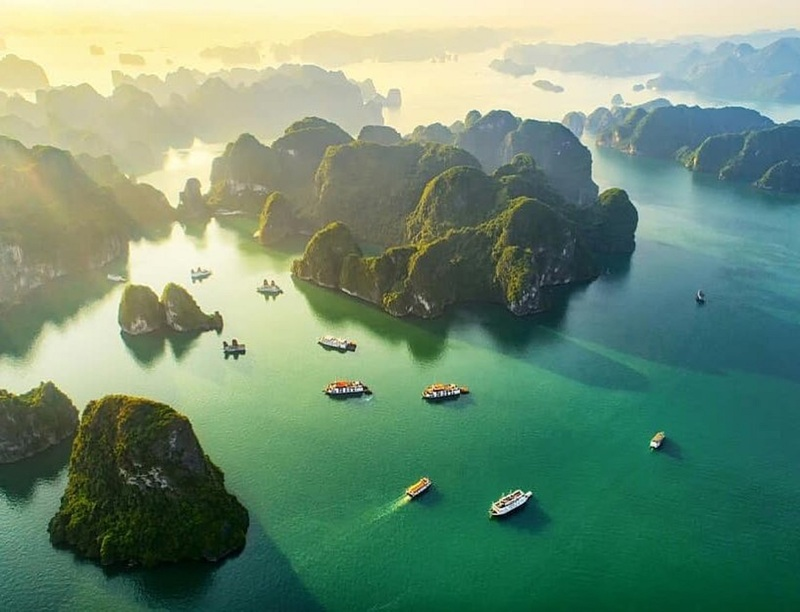
#> input picture KMeans_Image_Segmentation/halong.jpg, 800 x 612 px
$ jupyter execute KMeans_Image_Segmentation.ipynb
#> lines starting #> are read from the running program, lines starting #| are printed output that depends on the picture
# 1. Introduction
**Mục tiêu**

Giới thiệu tổng quan về bài toán và thuật toán sẽ sử dụng.

Nội dung
Image Segmentation là gì?
K-Means Clustering là gì?
Ứng dụng của Image Segmentation.
Mục tiêu của notebook:
Đọc ảnh.
Tiền xử lý.
Phân cụm bằng K-Means.
Tái tạo ảnh.
So sánh kết quả.

# 2. Import Libraries
Mục tiêu Trước khi thực hiện phân đoạn ảnh, cần import các thư viện cần thiết để hỗ trợ đọc ảnh, xử lý dữ liệu, trực quan hóa kết quả và xây dựng mô hình K-Means.

Các thư viện này sẽ được sử dụng xuyên suốt notebook để xử lý ảnh Vịnh Hạ Long và thực hiện các bước phân đoạn ảnh.

[cell 1]
import cv2

# Numerical computing
import numpy as np

# Data visualization
import matplotlib.pyplot as plt

# Machine learning
from sklearn.cluster import KMeans

# 3. Load Image
Bước này nhằm đọc ảnh đầu vào và kiểm tra xem ảnh đã được tải thành công hay chưa. Đây là bước đầu tiên trong quy trình xử lý ảnh vì toàn bộ các thao tác tiếp theo như tiền xử lý, phân cụm và phân đoạn đều được thực hiện trên ảnh này.

Trong bài thực hành này, ảnh được sử dụng là ảnh phong cảnh Vịnh Hạ Long, bao gồm nhiều vùng màu sắc khác nhau như mặt nước, đảo đá, bầu trời và thuyền. Sự khác biệt về màu sắc giữa các vùng sẽ giúp thuật toán K-Means phân cụm hiệu quả hơn.

**3.1 Read Image**

[cell 2]
# Read image
image = cv2.imread("halong.jpg")
#> image is the input picture: shape (612, 800, 3); mean B, G, R 117.2, 142.6, 112.3

# Check if the image is loaded successfully
if image is None:
    print("Error: Cannot load the image!")
else:
    print("Image loaded successfully!")

[cell 3]
plt.figure(figsize=(10, 7))
plt.imshow(image)
plt.title("Original Image")
plt.axis("off")
plt.show()

# 4. Explore Image
Mục đích

Khám phá các đặc điểm cơ bản của ảnh trước khi tiền xử lý. Bước này giúp xác định kích thước ảnh, kiểu dữ liệu và cấu trúc của từng pixel để chuẩn bị cho thuật toán K-Means.

**4.1 Image Dimensions**

Kiểm tra kích thước của ảnh để biết chiều cao, chiều rộng và số kênh màu. Đối với ảnh RGB, số kênh màu sẽ là 3.

[cell 4]
# Display image dimensions
height, width, channels = image.shape
#> height = 612; width = 800; channels = 3

print(f"Height   : {height} pixels")
#| Height   : 612 pixels
print(f"Width    : {width} pixels")
#| Width    : 800 pixels
print(f"Channels : {channels}")
#| Channels : 3

**4.2 Image Data**

Kiểm tra kiểu dữ liệu của ảnh. Thông thường ảnh có kiểu uint8, nghĩa là mỗi giá trị màu nằm trong khoảng từ 0 đến 255.

[cell 5]
# Display image data type
print("Data Type:", image.dtype)
#| Data Type: uint8

**4.3 Pixel Value Range**

Mỗi pixel trong ảnh RGB được biểu diễn bởi ba giá trị (R, G, B). Đây cũng chính là ba đặc trưng mà thuật toán K-Means sẽ sử dụng để phân cụm.

[cell 6]
# Display the first pixel value
print("First pixel (RGB):", image[0, 0])
#| First pixel (RGB): [213 250 254]

# Display the first 5 pixels
print("\nFirst 5 pixels:")
print(image.reshape(-1, 3)[:5])
#| [[213 250 254]
#|  [212 249 253]
#|  [212 249 253]
#|  [212 249 253]
#|  [215 250 254]]

# 5. Image Preprocessing
Chuẩn bị dữ liệu ảnh trước khi áp dụng thuật toán K-Means. Ở bước này, ảnh sẽ được thay đổi kích thước để giảm thời gian xử lý, sau đó chuyển thành ma trận hai chiều để mỗi pixel được biểu diễn dưới dạng một vector màu (R, G, B).

**5.1 Resize Image**

Ảnh gốc có kích thước khá lớn nên việc xử lý sẽ tốn nhiều thời gian. Vì vậy, ảnh được resize về 300 × 300 pixels nhằm giảm số lượng pixel nhưng vẫn giữ được các đặc điểm chính của ảnh.

**5.2 Flatten Image**

Thuật toán K-Means không làm việc trực tiếp với ảnh ba chiều (Height, Width, 3). Do đó, ảnh được chuyển thành ma trận hai chiều (Number of Pixels, 3), trong đó mỗi hàng tương ứng với một pixel và ba cột là giá trị R, G, B.

**5.3 Verify Preprocessed Data**

Kiểm tra lại kích thước của ảnh sau khi resize và dữ liệu pixel sau khi flatten để đảm bảo dữ liệu đã đúng định dạng trước khi thực hiện phân cụm.

[cell 7]
# ==========================================
# Image Preprocessing
# ==========================================

# Resize image
resized_image = cv2.resize(image, (300, 300))
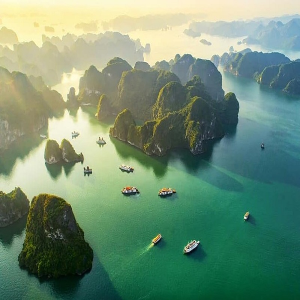
#> resized_image: shape (300, 300, 3); mean B, G, R 117.1, 142.5, 112.2

# Display resized image
plt.figure(figsize=(6,6))
plt.imshow(resized_image)
plt.title("Resized Image (300 × 300)")
plt.axis("off")
plt.show()

# Flatten image into a 2D array
pixels = resized_image.reshape((-1, 3))

# Display preprocessing information
print("Resized Image Shape :", resized_image.shape)
#| Resized Image Shape : (300, 300, 3)
print("Pixel Matrix Shape  :", pixels.shape)
#| Pixel Matrix Shape  : (90000, 3)

print("\nFirst Pixel (RGB):", pixels[0])
#| First Pixel (RGB): [212 249 253]

print("\nFirst 5 Pixels:")
print(pixels[:5])
#| [[212 249 253]
#|  [212 249 253]
#|  [216 251 255]
#|  [215 250 254]
#|  [215 250 254]]

# 6. Apply K-Means Clustering
Mục đích

Áp dụng thuật toán K-Means để phân cụm các pixel trong ảnh dựa trên sự tương đồng về màu sắc. Mỗi cụm sẽ được đại diện bởi một centroid, là màu trung bình của các pixel thuộc cụm đó.

**6.1 Select Number of Clusters**

Giá trị K là số cụm màu mà thuật toán sẽ tạo ra. Trong bài này, chọn K = 5 để phân đoạn ảnh thành 5 vùng màu chính.

[cell 8]
k = 5

print("Number of Clusters:", k)

**6.2 Train K-Means Model**

Sau khi khởi tạo các centroid ban đầu, thuật toán K-Means sẽ thực hiện lặp lại hai bước:

Gán mỗi pixel vào cụm có centroid gần nhất.
Cập nhật centroid bằng giá trị trung bình (mean) của tất cả các pixel thuộc cụm đó.

Quá trình này được lặp lại cho đến khi các centroid không còn thay đổi hoặc đạt số vòng lặp tối đa.

[cell 9]
# Initialize K-Means model
kmeans = KMeans(
    n_clusters=k,
    random_state=42,
    n_init=10
)

# Train the model
kmeans.fit(pixels)

[cell 10]
# Number of iterations until convergence
print("Number of Iterations:", kmeans.n_iter_)

**6.3 Cluster Assignment**

Sau khi huấn luyện, mỗi pixel sẽ được gán vào cụm có centroid gần nhất. Kết quả được lưu trong biến labels

[cell 11]
# Get cluster labels
labels = kmeans.labels_

print("First 20 Cluster Labels:")
print(labels[:20])

**6.4 Cluster Centers**

Sau khi hoàn thành quá trình phân cụm, thuật toán K-Means sẽ tính centroid cho mỗi cụm. Mỗi centroid là màu trung bình của các pixel trong cụm và sẽ được sử dụng để thay thế màu của các pixel khi tạo ảnh phân đoạn.

[cell 12]
# Get cluster centers
centers = kmeans.cluster_centers_.astype(np.uint8)

print("Cluster Centers (RGB):")
print(centers)

print("\nCenters Shape:", centers.shape)

**6.5 Visualize Cluster Centers**

Để dễ quan sát, các centroid sẽ được hiển thị dưới dạng các ô màu. Mỗi ô màu đại diện cho màu trung bình của một cụm mà thuật toán K-Means đã tìm được.

[cell 13]
# Display cluster center colors
plt.figure(figsize=(10, 2))

for i, color in enumerate(centers):
    plt.subplot(1, len(centers), i + 1)
    plt.imshow([[color]])
    plt.title(f"Cluster {i+1}")
    plt.axis("off")

plt.suptitle("Cluster Center Colors")
plt.show()
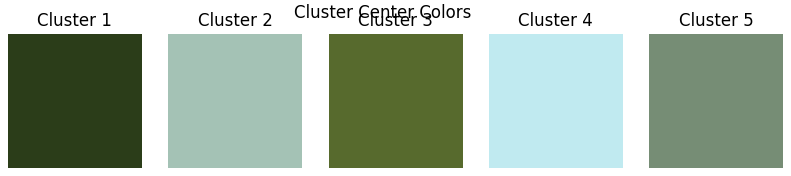
#> figure drawn by matplotlib, 5 panels

# 7. Image Segmentation
Mục đích

Tạo ảnh phân đoạn bằng cách thay thế màu của mỗi pixel bằng màu centroid của cụm mà pixel đó được gán vào. Sau đó, dữ liệu sẽ được chuyển về kích thước ảnh ban đầu để hiển thị.

**7.1 Replace Pixel Colors**

Mỗi pixel sẽ được thay thế bằng màu của Cluster Center tương ứng. Điều này giúp các pixel trong cùng một cụm có cùng màu, tạo thành các vùng màu rõ ràng trên ảnh.

[cell 14]
# Replace each pixel with its cluster center
segmented_pixels = centers[labels]

print("Segmented Pixels Shape:", segmented_pixels.shape)

print("\nFirst 5 Segmented Pixels:")
print(segmented_pixels[:5])

**7.2 Reshape**

Sau khi thay thế màu của từng pixel, dữ liệu vẫn ở dạng ma trận (90000, 3). Trước tiên, dữ liệu được chuyển về kích thước của ảnh đã resize (300, 300, 3). Sau đó, ảnh được resize trở lại kích thước ban đầu để đáp ứng yêu cầu của bài toán và thuận tiện cho việc so sánh với ảnh gốc.

[cell 15]
# Reshape to resized image dimensions
segmented_image = segmented_pixels.reshape(resized_image.shape)

# Restore to original image size
segmented_image_original = cv2.resize(
    segmented_image,
    (image.shape[1], image.shape[0])
)
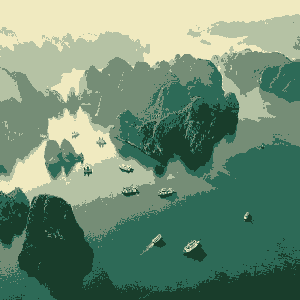
#> segmented_image: shape (300, 300, 3); mean B, G, R 116.5, 141.9, 111.9

print("Segmented Image Shape (Resized):", segmented_image.shape)
#| Segmented Image Shape (Resized): (300, 300, 3)
print("Segmented Image Shape (Original):", segmented_image_original.shape)
#| Segmented Image Shape (Original): (612, 800, 3)

**7.3 Display Segmented Image**

Hiển thị ảnh sau khi phân đoạn để quan sát kết quả. Lúc này, các pixel có màu sắc tương tự đã được gom thành cùng một cụm màu.

[cell 16]
# Display segmented image
plt.figure(figsize=(6,6))
plt.imshow(segmented_image_original)
plt.title("Segmented Image (K = 5)")
plt.axis("off")
plt.show()
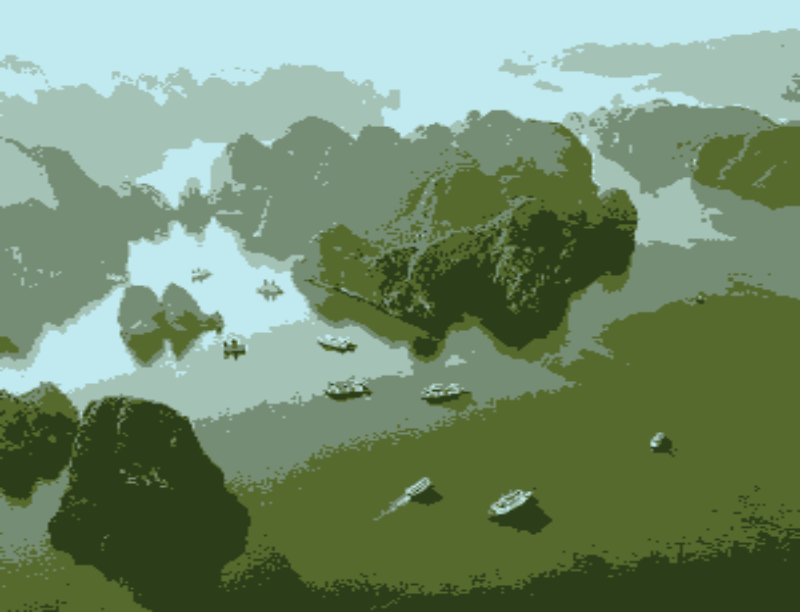
#> shown: shape (612, 800, 3); mean R, G, B 116.5, 141.8, 111.9

# 8. Visualization
Mục đích

So sánh trực quan giữa ảnh gốc và ảnh sau khi phân đoạn để đánh giá hiệu quả của thuật toán K-Means.

[cell 17]
plt.figure(figsize=(14, 6))

# Original Image
plt.subplot(1, 2, 1)
plt.imshow(image)
plt.title("Original Image")
plt.axis("off")

# Segmented Image
plt.subplot(1, 2, 2)
plt.imshow(segmented_image_original)

plt.title("Segmented Image (K = 5)")
plt.axis("off")

plt.tight_layout()
plt.show()
#> figure, not shown here; B, G, R data is drawn as R, G, B

# 9. Compare Different K Values
**Mục đích**

Thuật toán K-Means sẽ được thực hiện với các giá trị K = 2, 4, 6 và 8. Sau đó, kết quả sẽ được so sánh để đánh giá mức độ giữ lại chi tiết và khả năng phân biệt các vùng trong ảnh.

[cell 18]
# ==========================================
# Compare Different K Values
# ==========================================

k_values = [2, 4, 6, 8]

plt.figure(figsize=(18, 5))

# Original Image
plt.subplot(1, len(k_values) + 1, 1)
plt.imshow(image)
plt.title("Original")
plt.axis("off")

for i, k in enumerate(k_values):

    # K-Means model
    kmeans = KMeans(
        n_clusters=k,
        random_state=42,
        n_init=10
    )

    # Train model
    labels = kmeans.fit_predict(pixels)

    # Cluster centers
    centers = kmeans.cluster_centers_.astype(np.uint8)

    # Replace each pixel with centroid
    segmented = centers[labels]

    # Reshape to image
    segmented = segmented.reshape(resized_image.shape)

    # Restore to original size
    segmented = cv2.resize(
        segmented,
        (image.shape[1], image.shape[0]),
        interpolation=cv2.INTER_NEAREST
    )

    # Display
    plt.subplot(1, len(k_values) + 1, i + 2)
    plt.imshow(segmented)
    plt.title(f"K = {k}")
    plt.axis("off")
#> this loop made 4 passes
#> pass 1, `segmented = segmented.reshape(resized_image.shape)`:
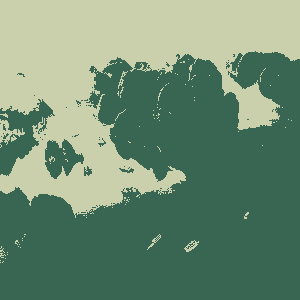
#> segmented: shape (300, 300, 3); mean B, G, R 116.6, 142, 111.5
#> pass 1, `segmented = cv2.resize( segmented, (image.shape[1], image.shape[0]), i..`:
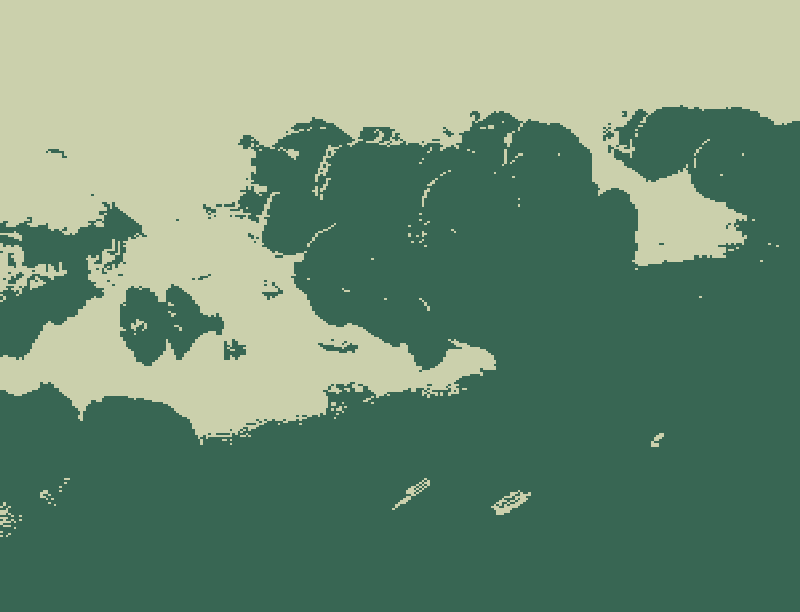
#> segmented: shape (612, 800, 3); mean B, G, R 116.7, 142.1, 111.6
#> pass 2, `segmented = segmented.reshape(resized_image.shape)`:
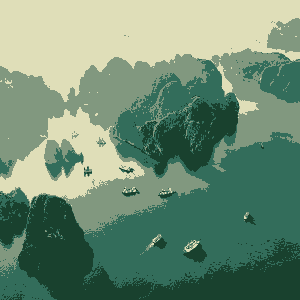
#> segmented: shape (300, 300, 3); mean B, G, R 116.7, 142, 111.8
#> pass 2, `segmented = cv2.resize( segmented, (image.shape[1], image.shape[0]), i..`:
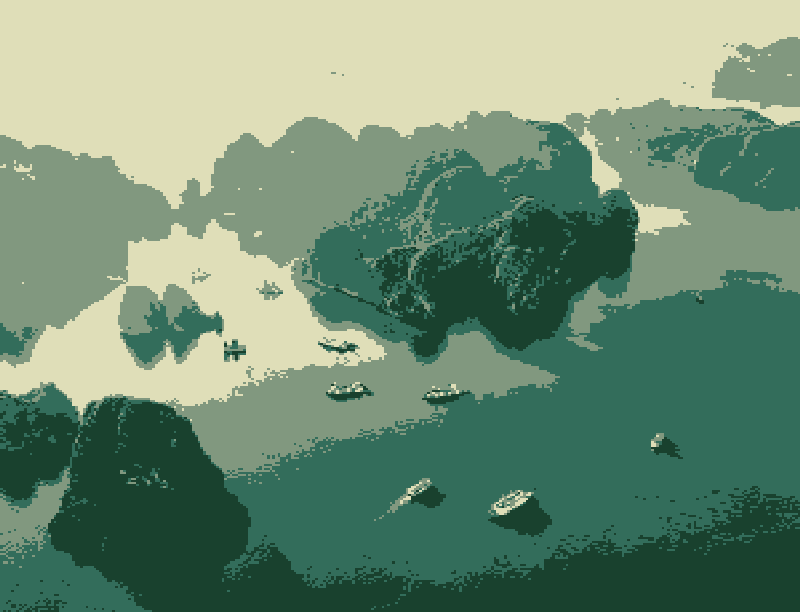
#> segmented: shape (612, 800, 3); mean B, G, R 116.8, 142.2, 112

plt.tight_layout()
plt.show()
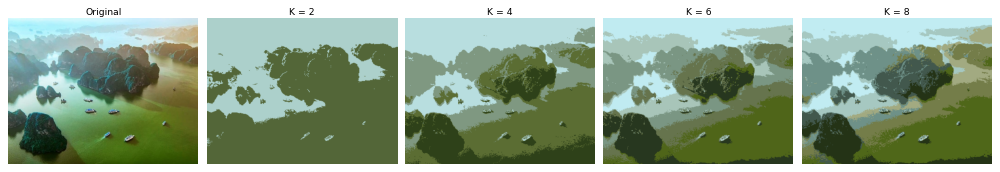
#> figure drawn by matplotlib, 5 panels; B, G, R data is drawn as R, G, B
